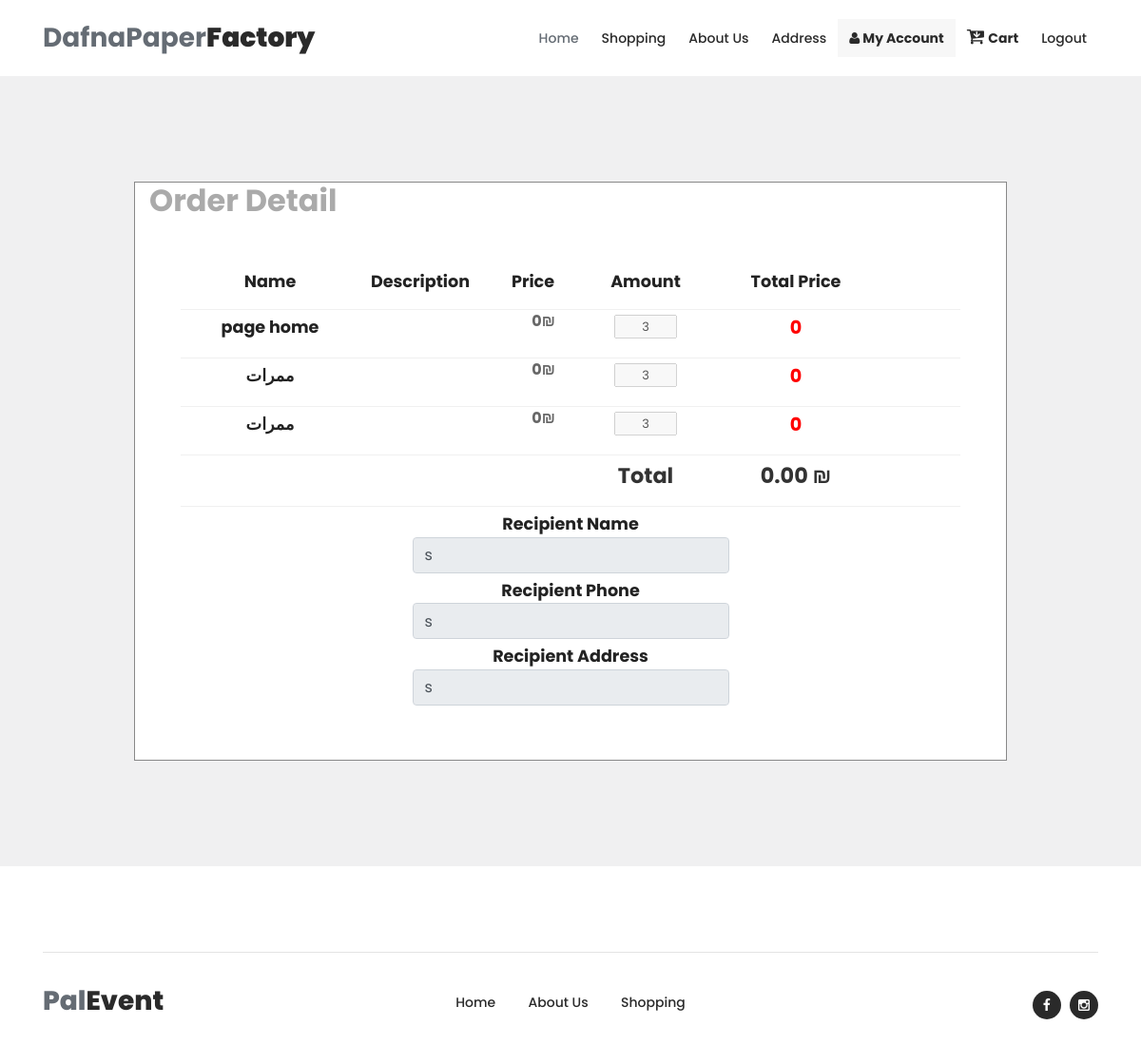
The app's page /home/order_detail.php?order_id=14 (signed in) with its own data.
### tables this page shows
CREATE TABLE `order_detail` (
  `id` int NOT NULL,
  `order_id` int DEFAULT NULL,
  `gallery_item_id` int DEFAULT NULL,
  `price` float NOT NULL DEFAULT '0',
  `amount_op1` int NOT NULL DEFAULT '1'
);

CREATE TABLE `gallery_items` (
  `id` int NOT NULL,
  `name` varchar(200) DEFAULT NULL,
  `price` float DEFAULT '0',
  `description` text,
  `file_name` varchar(50) DEFAULT NULL COMMENT 'image or video',
  `category_id` int DEFAULT NULL,
  `row_deleted` tinyint NOT NULL DEFAULT '0'
);

CREATE TABLE `orders` (
  `id` int NOT NULL,
  `transaction_datetime` datetime NOT NULL DEFAULT CURRENT_TIMESTAMP,
  `user_id` int DEFAULT NULL,
  `recipient_name` varchar(100) DEFAULT NULL COMMENT 'اسم المستلم',
  `recipient_phone` varchar(15) DEFAULT NULL,
  `recipient_address` text,
  `response` int NOT NULL DEFAULT '0' COMMENT '0.wait 1.accept 2.reject',
  `row_deleted` int NOT NULL DEFAULT '0'
);

### home/order_detail.php (the view, shortened to what this page needs)
<!DOCTYPE html>
<html lang="en">
  <head>
    <link rel="stylesheet" type="text/css" href="assets/css/bootstrap.min.css">
 <link rel="stylesheet" type="text/css" href="assets/css/bootstrap.min.css">
    <link rel="stylesheet" type="text/css" href="assets/css/font-awesome.css">
    <link rel="stylesheet" type="text/css" href="assets/css/owl-carousel.css">
    <link rel="stylesheet" href="assets/css/main.css">
    </head>
    <body>
    <?php include "header.php";?>
    <div class="shows-events-tabs">
        <div class="container">
            <div class="row">
                <div class="col-lg-12">
                    <div class="row" id="tabs">
                        <div class="col-lg-12">
                            <section class='content'>
                                <div class="row" style="padding:10%;">
                                   <div class="col-lg-12" style="border:1px solid #888;background:#fff;">
                                    <h2 style="font-weight:bold;color:#aaa;">Order Detail</h2>
                                    <div class="mb-12" style="display: flex; flex-wrap: wrap;padding:33px;">
                                        <div align="left" class="col-lg-12" style="flex: 0 0 100%;margin-top:15px;">
                                                  <div style="font-weight: bold; font-size: 1.1em; color: #222; padding-top: 5px;float:left;width:20%;text-align:center;">
                                                      Name
                                                  </div>
                                                  <div style="font-weight: bold; font-size: 1.1em; color: #222; padding-top: 5px;float:left;width:20%;text-align:center;">
                                                      Description
                                                  </div>
                                                  <div style="font-weight: bold; font-size: 1.1em; color: #222; padding-top: 5px;float:left;width:10%;text-align:center;">
                                                      Price
                                                  </div>
                                                  <div style="font-weight: bold; font-size: 1.1em; color: #222; padding-top: 5px;float:left;width:20%;text-align:center;">
                                                      Amount
                                                  </div>
                                                  <div style="font-weight: bold; font-size: 1.1em; color: #222; padding-top: 5px;float:left;width:20%;text-align:center;">
                                                      Total Price
                                                  </div>
                                              </div>
                                        <?php
                                        $sql = "SELECT * FROM `orders` WHERE 1 AND id=$_GET[order_id]";
                                        $query = mysqli_query($connect, $sql);
                                        $row = mysqli_fetch_array($query);
                                        $recipient_name=$row['recipient_name'];
                                        $recipient_phone=$row['recipient_phone'];
                                        $recipient_address=$row['recipient_address'];
                                        $sql = "SELECT order_detail.*,gallery_items.name, gallery_items.description, gallery_items.price FROM `order_detail` LEFT JOIN gallery_items ON gallery_items.id= order_detail.gallery_item_id WHERE 1 AND gallery_items.row_deleted=0 AND order_detail.order_id=$_GET[order_id]   ORDER BY order_detail.id DESC ";
                                        $query = mysqli_query($connect, $sql);
                                        while ($row = mysqli_fetch_array($query)) {
                                        ?>
                                          <div align="left" class="col-lg-12" style="flex: 0 0 100%;margin-top:15px;border-top: 1px solid #f0f0f0; text-align:center;">
                                              <div style="font-weight: bold; font-size: 1.1em; color: #222; padding-top: 5px;float:left;width:20%;text-align:center;">
                                                  <?php echo $row['name']; ?>
                                              </div>
                                              <div style="font-size: 0.8em; color: #aaa; padding-top: 5px;float:left;width:20%;">
                                              </div>
                                              <div style="color: #666; font-size: 1.0em; font-weight: bold; text-align: left; padding-left: 22px; padding-bottom: 11px;float:left;width:10%;text-align:center;">
                                                  <span class="price"><?php echo $row['price']; ?></span>₪
                                              </div>
                                              <div style="font-size: 0.8em; color: #333; padding-top: 5px;float:left;width:20%;text-align:center;">
                                                  <input class="amount_op1" value="<?php echo $row['amount_op1']; ?>" type="text" onkeyup="update_order_detail_amount(this,'amount_op1',<?php echo $row['id']; ?>);" style="width:66px;text-align:center;" disabled>
                                              </div>
                                              <div style="color: red; font-size: 1.2em; font-weight: bold; padding-top: 5px;float:left;width:20%;text-align:center;">
                                                  <span class="amount_price"><?php echo $row['price']*$row['amount_op1']; ?></span>
                                              </div>
                                          </div>
                                        <?php
                                        }
                                        ?>
                                          <div align="left" class="col-lg-12" style="flex: 0 0 100%;margin-top:15px;border-top: 1px solid #f0f0f0; text-align:center;">
                                              <div style="font-weight: bold; font-size: 1.1em; color: #222; padding-top: 5px;float:left;width:20%;text-align:center;">
                                              </div>
                                              <div style="font-size: 0.8em; color: #aaa; padding-top: 5px;float:left;width:20%;">
                                              </div>
                                              <div style="color: red; font-size: 1.3em; font-weight: bold; text-align: left; padding-left: 22px; padding-bottom: 11px;float:left;width:10%;text-align:center;">
                                              </div>
                                              <div style="font-weight:bold;font-size: 1.4em; color: #333; padding-top: 5px;float:left;width:20%;text-align:center;">
                                                 Total
                                              </div>
                                              <div  style="font-weight:bold;font-size: 1.4em; color: #333; padding-top: 5px;float:left;width:20%;text-align:center;">
                                                <span id="total_price"></span> ₪
                                              </div>
                                          </div>
                                          <div align="middle" class="col-lg-12" style="flex: 0 0 100%;margin-top:15px;border-top: 1px solid #f0f0f0;">
                                              <div style="font-weight: bold; font-size: 1.1em; color: #222; padding-top: 5px;width:90%;">
                                                  Recipient Name
                                                  <input type="text" id="recipient_name" class="form-control" value="<?php echo $recipient_name;?>" style="width:333px;" disabled>
                                              </div>
                                              <div style="font-weight: bold; font-size: 1.1em; color: #222; padding-top: 5px;width:90%;">
                                                  Recipient Phone
                                                  <input type="text" id="recipient_phone" class="form-control" value="<?php echo $recipient_phone;?>" style="width:333px;" disabled>
                                              </div>
                                              <div style="font-weight: bold; font-size: 1.1em; color: #222; padding-top: 5px;width:90%;">
                                                  Recipient Address
                                                  <input type="text" id="recipient_address" class="form-control" value="<?php echo $recipient_address;?>" style="width:333px;" disabled>
                                              </div>
                                              <br>
                                          </div>
                                        </div>
                                    </div>
                                </div>
                            </section>
                        </div>
                    </div>
                </div>
            </div>
        </div>
    </div>
    <footer>
        <div class="container">
            <div class="row">
                <div class="col-lg-12">
                    <div class="sub-footer">
                        <div class="row">
                            <div class="col-lg-3">
                                <div class="logo"><span>Pal<em>Event</em></span></div>
                            </div>
                            <div class="col-lg-6">
                                <div class="menu">
                                    <ul>
                                        <li><a href="index.php" class="active">Home</a></li>
                                        <li><a href="about.php">About Us</a></li>
                                        <li><a href="shopping.php">Shopping</a></li>
                                    </ul>
                                </div>
                            </div>
                            <div class="col-lg-3">
                                <div class="social-links">
                                    <ul>
                                       <li><a href="https://www.facebook.com/PalEvent" target="_blank"><i class="fa fa-facebook"></i></a></li>
                                        <li><a href="https://instagram.com/palevent.led_screen_light?igshid=OGQ5ZDc2ODk2ZA==" target="_blank"><i class="fa fa-instagram"></i></a></li>
                                    </ul>
                                </div>
                            </div>
                        </div>
                    </div>
                </div>
            </div>
        </div>
    </footer>
  </body>
</html>

### home/assets/css/main.css (style rules this page uses)
html, body, div, span, applet, object, iframe, h1, h2, h3, h4, h5, h6, p, blockquote, div pre, a, abbr, acronym, address, big, cite, code, del, dfn, em, font, img, ins, kbd, q, s, samp, small, strike, strong, sub, sup, tt, var, b, u, i, center, dl, dt, dd, ol, ul, li, figure, header, nav, section, article, aside, footer, figcaption { margin: 0; padding: 0; border: 0; outline: 0; }
ul, li { padding: 0; margin: 0; list-style: none; }
header, nav, section, article, aside, footer, hgroup { display: block; }
* { box-sizing: border-box; }
html, body { font-family: 'Poppins', sans-serif; font-weight: 400; background-color: #fff; font-size: 16px; -ms-text-size-adjust: 100%; -webkit-font-smoothing: antialiased; -moz-osx-font-smoothing: grayscale; }
a { text-decoration: none !important; }
h1, h2, h3, h4, h5, h6 { margin-top: 0px; margin-bottom: 0px; }
ul { margin-bottom: 0px; }
html, body { background: #fff; font-family: 'Poppins', sans-serif; }
footer { padding-top: 60px; margin-bottom: 25px; }
.sub-footer { border-top: 1px solid #e4e4e4; margin-top: 30px; padding-top: 30px; }
.sub-footer .logo span { font-size: 28px; font-weight: 800; color: #656c74; }
.sub-footer .logo span em { font-style: normal; color: #2a2a2a; }
.sub-footer .menu { text-align: center; }
.sub-footer .menu ul li { display: inline-block; margin: 10px 15px 5px 15px; }
.sub-footer .menu ul li a { font-size: 14px; font-weight: 500; color: #2a2a2a; }
.sub-footer .social-links { text-align: right; margin-top: 10px; }
.sub-footer .social-links ul li { display: inline-block; margin-left: 5px; }
.sub-footer .social-links ul li a { width: 30px; height: 30px; display: inline-block; text-align: center; line-height: 30px; background-color: #2a2a2a; border-radius: 50%; color: #fff; font-size: 14px; transition: all .3s; }
.shows-events-tabs { background-color: #f0f0f1; }

### records on screen
order_detail: gallery_item.name "page home", gallery_item.price "0", amount_op1 "3", $row['price']*$row['amount_op1'] "0"
order_detail: gallery_item.name "ممرات", gallery_item.price "0", amount_op1 "3", $row['price']*$row['amount_op1'] "0"
order_detail: gallery_item.name "ممرات", gallery_item.price "0", amount_op1 "3", $row['price']*$row['amount_op1'] "0"
orders: recipient_name "s", recipient_phone "s", recipient_address "s"
